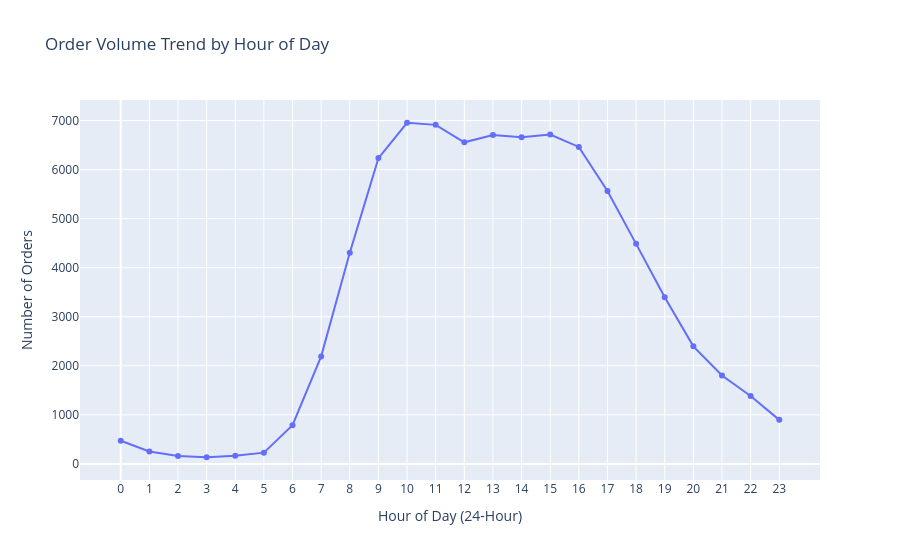

The notebook cell this image was saved under:
### Markdown cell above
#### B. Order Activity Trends

### Code cell
# Hour-wise Orders Line Chart
hour_orders = orders['order_hour_of_day'].value_counts().sort_index()
fig = px.line(x=hour_orders.index, y=hour_orders.values, markers=True,
              title='Order Volume Trend by Hour of Day',
              labels={'x': 'Hour of Day (24-Hour)', 'y': 'Number of Orders'})
fig.update_xaxes(tickvals=list(range(24)))
fig.show()

### Figure 1 — Plotly figure (JSON) as saved in the notebook; plotly's stock layout.template omitted (floating-point values rounded to 4 significant figures)
{"data": [{"hovertemplate": "Hour of Day (24-Hour)=%{x}<br>Number of Orders=%{y}<extra></extra>", "legendgroup": "", "line": {"color": "#636efa", "dash": "solid"}, "marker": {"symbol": "circle"}, "mode": "lines+markers", "name": "", "orientation": "v", "showlegend": false, "type": "scatter", "x": [0, 1, 2, 3, 4, 5, 6, 7, 8, 9, 10, 11, 12, 13, 14, 15, 16, 17, 18, 19, 20, 21, 22, 23], "xaxis": "x", "y": [473, 254, 162, 136, 166, 230, 790, 2192, 4305, 6234, 6955, 6912, 6556, 6703, 6658, 6715, 6462, 5562, 4486, 3399, 2397, 1801, 1386, 898], "yaxis": "y"}], "layout": {"legend": {"tracegroupgap": 0}, "title": {"text": "Order Volume Trend by Hour of Day"}, "xaxis": {"anchor": "y", "domain": [0, 1], "tickvals": [0, 1, 2, 3, 4, 5, 6, 7, 8, 9, 10, 11, 12, 13, 14, 15, 16, 17, 18, 19, 20, 21, 22, 23], "title": {"text": "Hour of Day (24-Hour)"}}, "yaxis": {"anchor": "x", "domain": [0, 1], "title": {"text": "Number of Orders"}}}}
